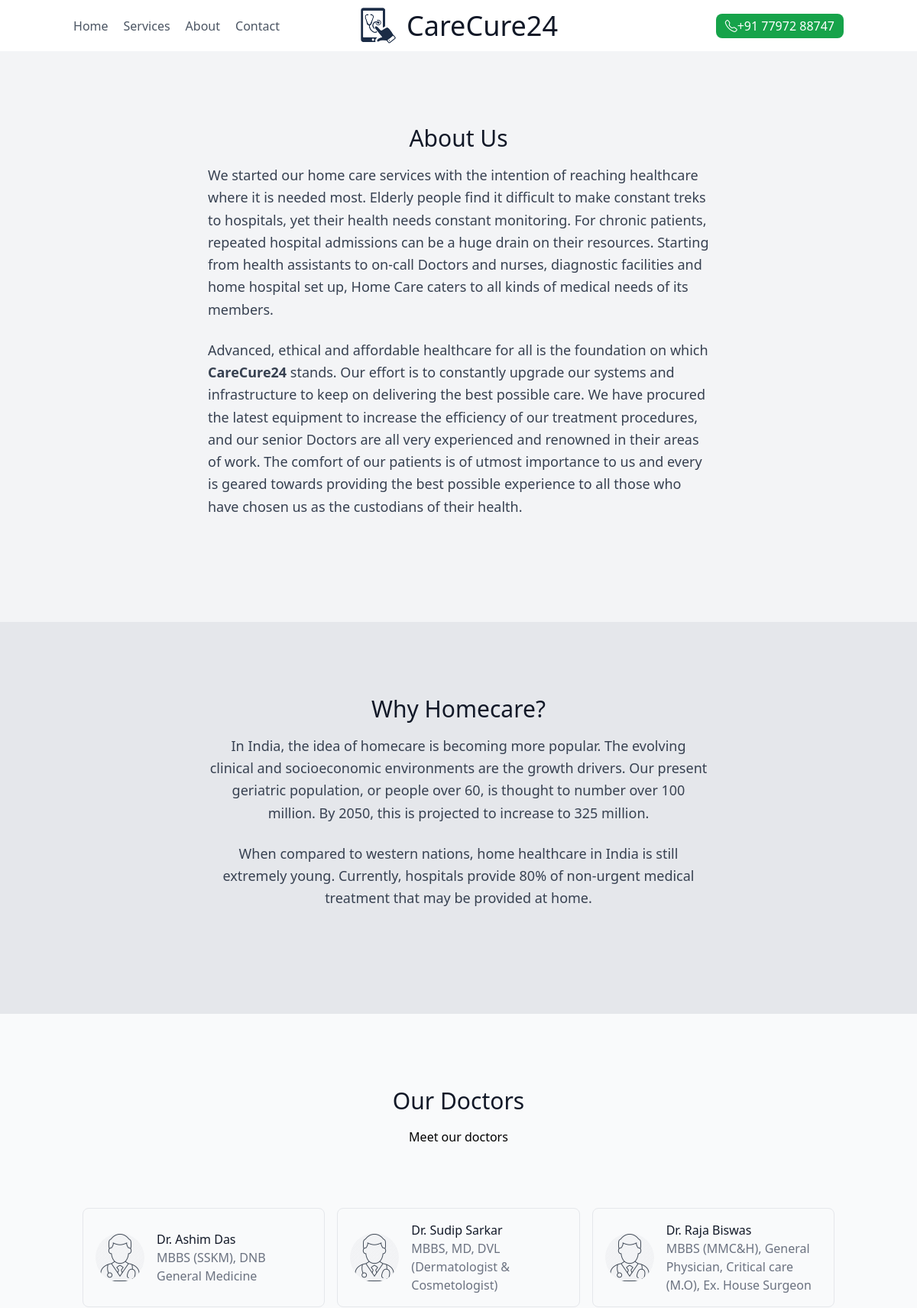
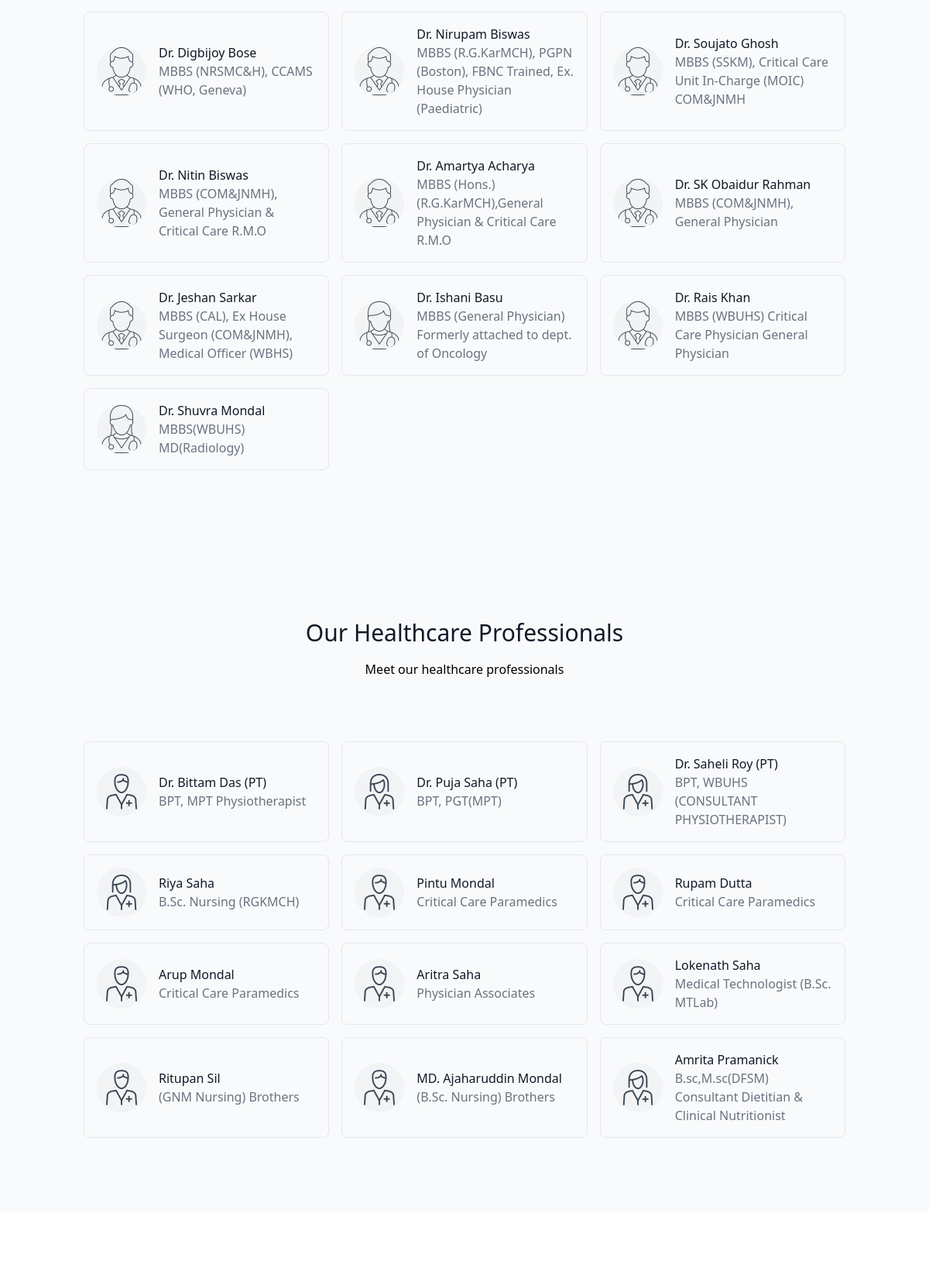
Page /about.php (upper part) on the committed database (2 pictures, top to bottom).
### tables this page shows
CREATE TABLE `employee` (
  `id` int(11) NOT NULL,
  `name` varchar(25) NOT NULL,
  `details` varchar(150) NOT NULL,
  `type` int(11) NOT NULL,
  `gender` int(3) NOT NULL
);

### about.php (the view, shortened to what this page needs)
<!DOCTYPE html>
<html lang="en">
<head>
    <?php require('include/header.php');
  include('configs/connect.php'); ?>
</head>
<body>
<section class="bg-gray-100 text-gray-700 body-font">
        <div class="container px-5 py-24 mx-auto">
          <div class="flex flex-col text-center w-full mb-10">
            <h1 class="sm:text-3xl text-2xl font-medium title-font mb-4 text-gray-900">About Us</h1>
            <p class="lg:w-2/3 text-lg text-left mx-auto leading-relaxed">We started our home care services with the intention of reaching healthcare where it is needed most. Elderly people find it difficult to make constant treks to hospitals, yet their health needs constant monitoring. For chronic patients, repeated hospital admissions can be a huge drain on their resources. Starting from health assistants to on-call Doctors and nurses, diagnostic facilities and home hospital set up, Home Care caters to all kinds of medical needs of its members.</p>
            <br><p class="lg:w-2/3 text-lg text-left mx-auto leading-relaxed">Advanced, ethical and affordable healthcare for all is the foundation on which <b>CareCure24</b> stands. Our effort is to constantly upgrade our systems and infrastructure to keep on delivering the best possible care. We have procured the latest equipment to increase the efficiency of our treatment procedures, and our senior Doctors are all very experienced and renowned in their areas of work. The comfort of our patients is of utmost importance to us and every is geared towards providing the best possible experience to all those who have chosen us as the custodians of their health.</p>
          </div>
        </div>
</section>
<section class="bg-gray-200 text-gray-700 body-font">
        <div class="container px-5 py-24 mx-auto">
          <div class="flex flex-col text-center w-full mb-10">
            <h1 class="sm:text-3xl text-2xl font-medium title-font mb-4 text-gray-900">Why Homecare?</h1>
            <p class="lg:w-2/3 mx-auto leading-relaxed text-lg">In India, the idea of homecare is becoming more popular. The evolving clinical and socioeconomic environments are the growth drivers. Our present geriatric population, or people over 60, is thought to number over 100 million. By 2050, this is projected to increase to 325 million.</p>
            <br><p class="lg:w-2/3 mx-auto leading-relaxed text-lg">When compared to western nations, home healthcare in India is still extremely young. Currently, hospitals provide 80% of non-urgent medical treatment that may be provided at home.</p>
          </div>
        </div>
</section>
    <section class=bg-gray-50 text-gray-600 body-font">
        <div class="container px-5 py-24 mx-auto">
          <div class="flex flex-col text-center w-full mb-20">
            <h1 class="sm:text-3xl text-2xl font-medium title-font mb-4 text-gray-900">Our Doctors</h1>
            <p class="lg:w-2/3 mx-auto leading-relaxed text-base">Meet our doctors</p>
          </div>
                                                                 <div class="flex flex-wrap -m-2">
                      <?php $sql="SELECT * FROM employee WHERE type=1";
	                     $res=$conn->query($sql);
	                     if($res->num_rows>0) {
                         while($ru=$res->fetch_assoc()): ?>
            <div class="p-2 lg:w-1/3 md:w-1/2 w-full">
              <div class="h-full flex items-center border-gray-200 border p-4 rounded-lg">
                <img alt="team" class="w-16 h-16 bg-gray-100 object-cover object-center flex-shrink-0 rounded-full mr-4" src="<?php if($ru['gender']==1){echo 'img/docf.png';}else{echo 'img/doci.png';} ?>">
                <div class="flex-grow">
                  <h2 class="text-gray-900 title-font font-medium"><?php echo $ru['name']; ?></h2>
                  <p class="text-gray-500"><?php echo $ru['details']; ?></p>
                </div>
              </div>
            </div>
                                          <?php endwhile;} ?>
        </div>
        </div>
      </section>
    <section class=bg-gray-50 text-gray-600 body-font">
        <div class="container px-5 py-24 mx-auto">
          <div class="flex flex-col text-center w-full mb-20">
            <h1 class="sm:text-3xl text-2xl font-medium title-font mb-4 text-gray-900">Our Healthcare Professionals</h1>
            <p class="lg:w-2/3 mx-auto leading-relaxed text-base">Meet our healthcare professionals</p>
          </div>
          <div class="flex flex-wrap -m-2">
 <?php $sql="SELECT * FROM employee WHERE type=2";
	                     $res=$conn->query($sql);
	                     if($res->num_rows>0) {
                         while($rp=$res->fetch_assoc()): ?>
            <div class="p-2 lg:w-1/3 md:w-1/2 w-full">
              <div class="h-full flex items-center border-gray-200 border p-4 rounded-lg">
                <img alt="team" class="w-16 h-16 bg-gray-100 object-cover object-center flex-shrink-0 rounded-full mr-4" src="<?php if($rp['gender']==1){echo 'img/docsf.png';}else{echo 'img/docsm.png';} ?>">
                <div class="flex-grow">
                  <h2 class="text-gray-900 title-font font-medium"><?php echo $rp['name']; ?></h2>
                  <p class="text-gray-500"><?php echo $rp['details']; ?></p>
                </div>
              </div>
            </div>
            <?php endwhile;} ?>
          </div>
        </div>
      </section>
      <?php require('include/footer.php'); ?>
</body>
</html>

### include/header.php (shortened to what this page needs)
<script src="https://cdn.tailwindcss.com"></script>
<link rel="stylesheet" href="https://cdn.jsdelivr.net/npm/bootstrap-icons@1.9.1/font/bootstrap-icons.css">
<header class="bg-white text-gray-600 body-font">
        <div class="container mx-auto flex flex-wrap p-2 flex-col md:flex-row items-center">
            <nav class="flex lg:w-2/5 flex-wrap items-center text-base md:ml-auto">
                <a href="./" class="mr-5 hover:text-blue-600">Home</a>
                <a href="services.php" class="mr-5 hover:text-blue-600">Services</a>
                <a href="about.php" class="mr-5 hover:text-blue-600">About</a>
                <a href="contact.php" class="mr-5 hover:text-blue-600">Contact</a>
            </nav>
            <a href="./"
                class="flex order-first lg:order-none lg:w-1/5 title-font font-medium items-center text-gray-900 lg:items-center lg:justify-center mb-4 md:mb-0">
                <img src="./icon.png" width="50px" height="50px" alt="CareCure24 Logo">
                <span class="ml-3 text-4xl">CareCure24</span>
            </a>
            <div class="lg:w-2/5 inline-flex lg:justify-end ml-5 lg:ml-0">
            <a href="tel:+917797288747">
                <button
                    class="inline-flex items-center bg-green-600 border-0 py-1 px-3 focus:outline-none hover:bg-green-500 text-white rounded-lg text-base mt-4 md:mt-0">
                    <i class="bi bi-telephone"></i> +91 77972 88747
                </button>
            </a>
            </div>
        </div>
    </header>

### include/footer.php (shortened to what this page needs)
<footer class="bg-white text-gray-600 body-font">
        <div
            class="container px-5 py-24 mx-auto flex md:items-center lg:items-start md:flex-row md:flex-nowrap flex-wrap flex-col">
        </div>
    </footer>

### rows in the picture
employee: name "Dr. Ashim Das", details "MBBS (SSKM), DNB General Medicine"
employee: name "Dr. Sudip Sarkar", details "MBBS, MD, DVL (Dermatologist & Cosmetologist)"
employee: name "Dr. Raja Biswas", details "MBBS (MMC&H), General Physician, Critical care (M.O), Ex. House Surgeon"
employee: name "Dr. Digbijoy Bose", details "MBBS (NRSMC&H), CCAMS (WHO, Geneva)"
employee: name "Dr. Nirupam Biswas", details "MBBS (R.G.KarMCH), PGPN (Boston), FBNC Trained, Ex. House Physician (Paediatric)"
employee: name "Dr. Soujato Ghosh", details "MBBS (SSKM), Critical Care Unit In-Charge (MOIC) COM&JNMH"
employee: name "Dr. Nitin Biswas", details "MBBS (COM&JNMH), General Physician & Critical Care R.M.O"
employee: name "Dr. Amartya Acharya", details "MBBS (Hons.)(R.G.KarMCH),General Physician & Critical Care R.M.O"
employee: name "Dr. SK Obaidur Rahman", details "MBBS (COM&JNMH), General Physician"
employee: name "Dr. Jeshan Sarkar", details "MBBS (CAL), Ex House Surgeon (COM&JNMH), Medical Officer (WBHS)"
employee: name "Dr. Ishani Basu", details "MBBS (General Physician) Formerly attached to dept. of Oncology"
employee: name "Dr. Rais Khan", details "MBBS (WBUHS) Critical Care Physician General Physician"
employee: name "Dr. Shuvra Mondal", details "MBBS(WBUHS) MD(Radiology)"
employee: name "Dr. Bittam Das (PT)", details "BPT, MPT Physiotherapist"
employee: name "Dr. Puja Saha (PT)", details "BPT, PGT(MPT)"
employee: name "Dr. Saheli Roy (PT)", details "BPT, WBUHS (CONSULTANT PHYSIOTHERAPIST)"
employee: name "Riya Saha", details "B.Sc. Nursing (RGKMCH)"
employee: name "Pintu Mondal", details "Critical Care Paramedics"
employee: name "Rupam Dutta", details "Critical Care Paramedics"
employee: name "Arup Mondal", details "Critical Care Paramedics"
employee: name "Aritra Saha", details "Physician Associates"
employee: name "Lokenath Saha", details "Medical Technologist (B.Sc. MTLab)"
employee: name "Ritupan Sil", details "(GNM Nursing) Brothers"
employee: name "MD. Ajaharuddin Mondal", details "(B.Sc. Nursing) Brothers"
employee: name "Amrita Pramanick", details "B.sc,M.sc(DFSM) Consultant Dietitian & Clinical Nutritionist"
